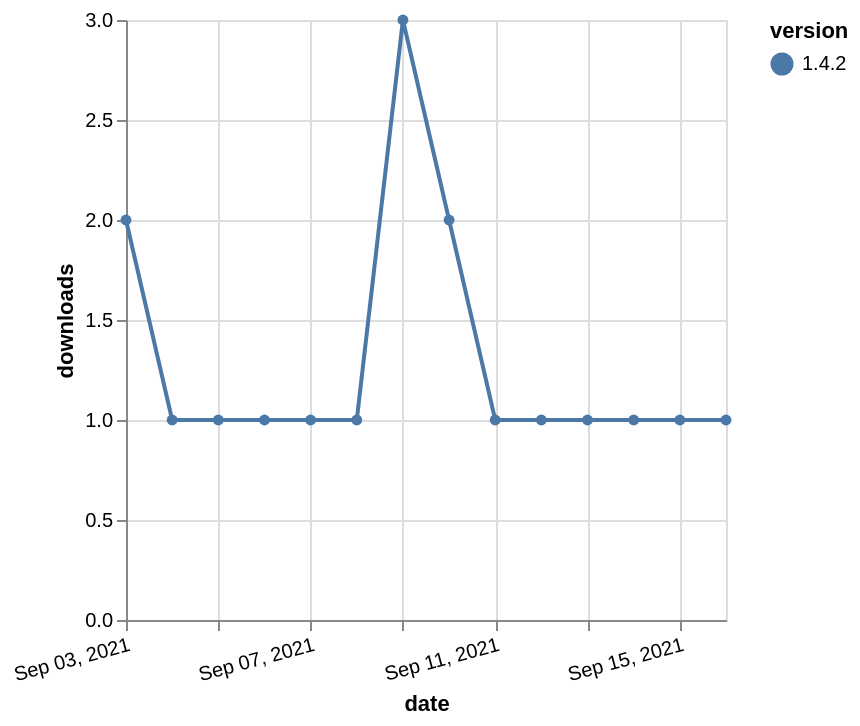

Describe this chart as a Vega-Lite specification.
### Vega-Lite specification from a JSON file in a GitHub repository (floating-point values rounded to 4 significant figures)
{"$schema": "https://vega.github.io/schema/vega-lite/v5.json", "description": "A simple bar chart with embedded data.", "data": {"values": [{"date": "2021-09-03", "total": 228, "delta": 2, "version": "1.4.2"}, {"date": "2021-09-04", "total": 229, "delta": 1, "version": "1.4.2"}, {"date": "2021-09-05", "total": 230, "delta": 1, "version": "1.4.2"}, {"date": "2021-09-06", "total": 231, "delta": 1, "version": "1.4.2"}, {"date": "2021-09-07", "total": 232, "delta": 1, "version": "1.4.2"}, {"date": "2021-09-08", "total": 233, "delta": 1, "version": "1.4.2"}, {"date": "2021-09-09", "total": 236, "delta": 3, "version": "1.4.2"}, {"date": "2021-09-10", "total": 238, "delta": 2, "version": "1.4.2"}, {"date": "2021-09-11", "total": 239, "delta": 1, "version": "1.4.2"}, {"date": "2021-09-12", "total": 240, "delta": 1, "version": "1.4.2"}, {"date": "2021-09-13", "total": 241, "delta": 1, "version": "1.4.2"}, {"date": "2021-09-14", "total": 242, "delta": 1, "version": "1.4.2"}, {"date": "2021-09-15", "total": 243, "delta": 1, "version": "1.4.2"}, {"date": "2021-09-16", "total": 244, "delta": 1, "version": "1.4.2"}]}, "width": "container", "mark": {"type": "line", "point": {"filled": true}}, "encoding": {"x": {"field": "date", "type": "temporal", "timeUnit": "yearmonthdate", "title": "date", "axis": {"labelAngle": -15}}, "y": {"field": "delta", "type": "quantitative", "title": "downloads"}, "color": {"field": "version", "type": "nominal"}, "tooltip": {"field": "delta"}}}
